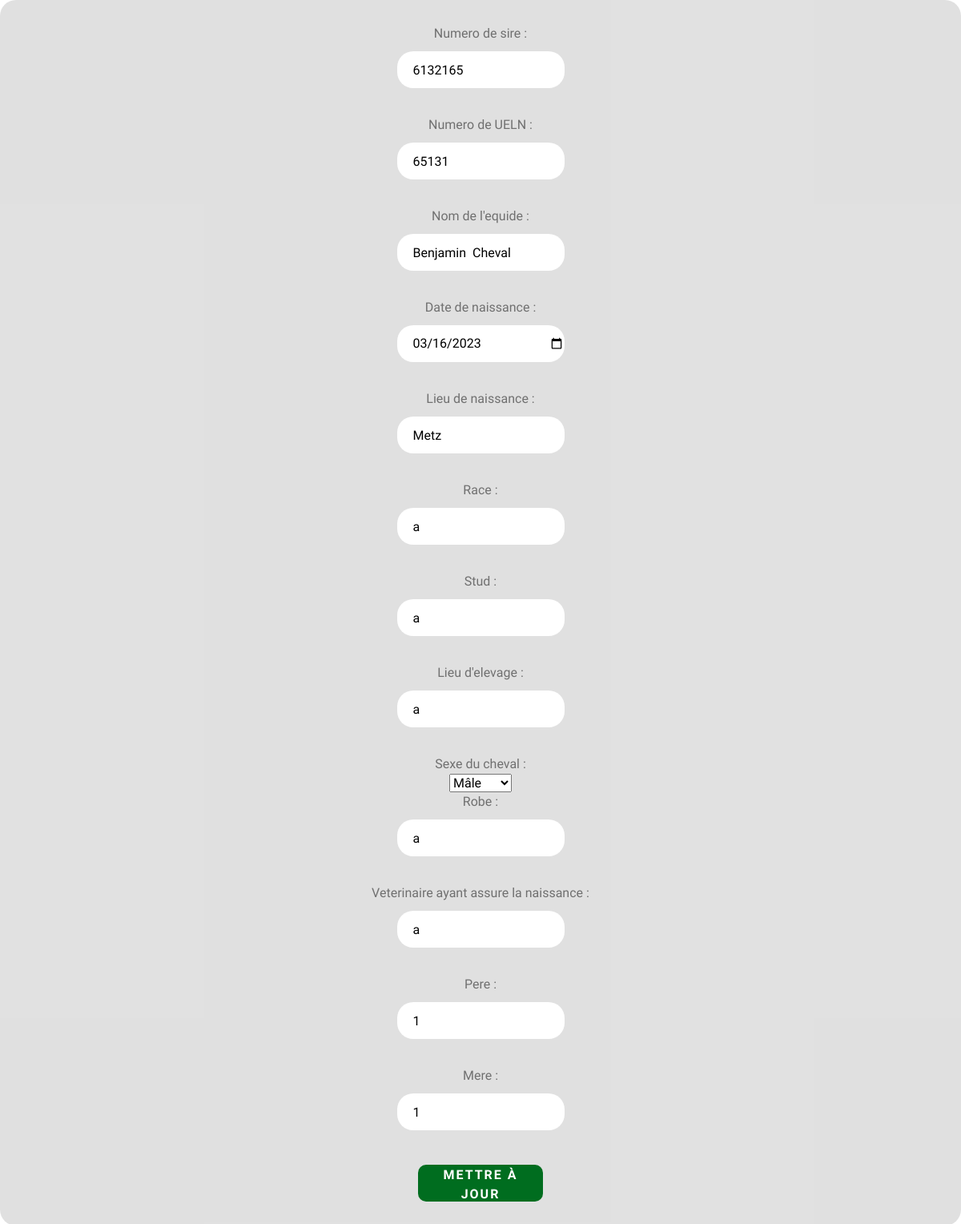
The page /updateEquide.php?numSIRE=6132165 on the database its author committed.
### tables this page shows
CREATE TABLE `equide` (
  `numSIRE` int(11) NOT NULL,
  `numUELN` int(11) NOT NULL,
  `id_detenteur` int(11) NOT NULL,
  `nom_equide` varchar(100) DEFAULT NULL,
  `dateNaissance_equide` date DEFAULT NULL,
  `lieuNaissance_equide` varchar(50) DEFAULT NULL,
  `race_equide` varchar(50) DEFAULT NULL,
  `stud_equide` varchar(50) DEFAULT NULL,
  `lieuElevage_equide` varchar(50) DEFAULT NULL,
  `sexe_equide` varchar(10) DEFAULT NULL,
  `robe_equide` varchar(50) DEFAULT NULL,
  `naisseurVeterinaire_equide` varchar(50) DEFAULT NULL,
  `pere_equide` int(11) DEFAULT NULL,
  `mere_equide` int(11) DEFAULT NULL
);

### updateEquide.php (the view, shortened to what this page needs)
<?php
include("header.php");
$idSire = $_GET['numSIRE'];
$sqlOld = "SELECT * FROM `equide` WHERE numSIRE='$idSire'";
$resultOld = mysqli_query($mysqli, $sqlOld) or die(mysqli_error($mysqli));
if (mysqli_num_rows($resultOld) > 0) {
    $oldequides = mysqli_fetch_array($resultOld);
}
?>
<div id="updateEquides">
    <form method="post" id="formAjoutEquides" name="formajoutEquides" enctype="multipart/form-data">
        <label for="numSire">Numero de sire :</label>
        <input type="number" id="numSIRE" name="numSIRE" value="<?php echo $oldequides['numSIRE'] ?>" readonly required><br>
        <label for="numUELN">Numero de UELN :</label>
        <input type="number" id="numUELN" name="numUELN" value="<?php echo $oldequides['numUELN'] ?>" required><br>
        <label for="nom_equide">Nom de l'equide :</label>
        <input type="text" id="nom_equide" name="nom_equide" value="<?php echo $oldequides['nom_equide'] ?>" required><br>
        <label for="dateNaissance_equide">Date de naissance :</label>
        <input type="date" id="dateNaissance_equide" name="dateNaissance_equide" value="<?php echo $oldequides['dateNaissance_equide'] ?>" required><br>
        <label for="lieuNaissance_equide">Lieu de naissance :</label>
        <input type="text" id="lieuNaissance_equide" name="lieuNaissance_equide" value="<?php echo $oldequides['lieuNaissance_equide'] ?>" required><br>
        <label for="race_equide">Race :</label>
        <input type="text" id="race_equide" name="race_equide" value="<?php echo $oldequides['race_equide'] ?>" required><br>
        <label for="stud_equide">Stud :</label>
        <input type="text" id="stud_equide" name="stud_equide" value="<?php echo $oldequides['stud_equide'] ?>" required><br>
        <label for="lieuElevage_equide">Lieu d'elevage :</label>
        <input type="text" id="lieuElevage_equide" name="lieuElevage_equide" value="<?php echo $oldequides['lieuElevage_equide'] ?>" required><br>
        <label for="sexe_equide">Sexe du cheval :</label>
        <select id="sexe_equide" name="sexe_equide" required>
            <option value="M" <?php if ($oldequides['sexe_equide'] == 'M') {
                echo 'selected="selected"';
            } ?>>Mâle
            </option>
        </select>
        <label for="robe_equide">Robe :</label>
			<input type="text" id="robe_equide" name="robe_equide" value="<?php echo $oldequides['robe_equide']?>"  required><br>
			<label for="naisseurVeterinaire_equide">Veterinaire ayant assure la naissance :</label>
			<input type="text" id="naisseurVeterinaire_equide" name="naisseurVeterinaire_equide" value="<?php echo $oldequides['naisseurVeterinaire_equide']?>"  required><br>
			<label for="pere_equide">Pere :</label>
			<input type="text" id="pere_equide" name="pere_equide" value="<?php echo $oldequides['pere_equide']?>"  required><br>
			<label for="mere_equide">Mere :</label>
			<input type="text" id="mere_equide" name="mere_equide" value="<?php echo $oldequides['mere_equide']?>"  required><br>
			<button type="submit" name="ajouter">Mettre à jour </button>
    		</form>
	</div>

### CSS/styles.css (style rules this page uses)
html, body { margin:0; padding:0; height: 100%; }

### CSS/connexion&inscription.css (style rules this page uses)
.connexion, #form_connexion, .inscription, #form_inscription, #ajoutEquides, #formAjoutEquides { display: flex; flex-direction: column; align-items: center; justify-content: center; flex-wrap: wrap; background-color: rgba(207, 113, 3, 1); font-family: 'Asap Condensed', sans-serif; color: white; }
#form_connexion, #form_inscription, #formAjoutEquides { background-color: rgba(217, 217, 217, 0.8); border-radius: 20px; padding: 30px; }
#form_connexion input, #form_inscription input, #formAjoutEquides input { width: 209px; height: 46px; border-radius: 20px; border: none; padding-left: 20px; margin-top: 10px; margin-bottom: 10px; font-family: 'Asap Condensed', sans-serif; }
#form_connexion label, #form_inscription label, #formAjoutEquides label { color: rgba(0, 0, 0, 0.5); }
#form_connexion button, #form_inscription button, #formAjoutEquides button { width: 156px; height: 46px; margin-top: 9px; border-radius: 10px; border: none; font-size: 16px; font-family: 'Asap Condensed', sans-serif; font-weight: bold; color: white; text-transform: uppercase; letter-spacing: 2px; background-color: rgba(0, 109, 31, 1); transition: 0.5s; }

### rows shown on the page
equide: numSIRE "6132165", numUELN "65131", nom_equide "Benjamin Cheval", dateNaissance_equide "03/16/2023", lieuNaissance_equide "Metz", race_equide "a", stud_equide "a", lieuElevage_equide "a", sexe_equide "Mâle", robe_equide "a", naisseurVeterinaire_equide "a", pere_equide "1", mere_equide "1"
